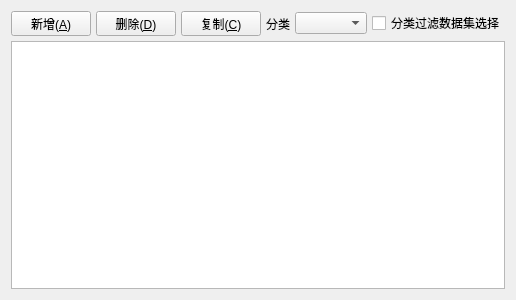
<?xml version="1.0" encoding="UTF-8"?>
<ui version="4.0">
 <class>view_uicfg</class>
 <widget class="QWidget" name="view_uicfg">
  <property name="geometry">
   <rect>
    <x>0</x>
    <y>0</y>
    <width>507</width>
    <height>300</height>
   </rect>
  </property>
  <property name="windowTitle">
   <string>view_uicfg</string>
  </property>
  <layout class="QGridLayout" name="gridLayout">
   <item row="0" column="0">
    <layout class="QVBoxLayout" name="verticalLayout">
     <property name="spacing">
      <number>0</number>
     </property>
     <item>
      <widget class="QWidget" name="widget" native="true">
       <property name="maximumSize">
        <size>
         <width>16777215</width>
         <height>30</height>
        </size>
       </property>
       <layout class="QHBoxLayout" name="horizontalLayout">
        <property name="spacing">
         <number>5</number>
        </property>
        <property name="leftMargin">
         <number>0</number>
        </property>
        <property name="topMargin">
         <number>0</number>
        </property>
        <property name="rightMargin">
         <number>0</number>
        </property>
        <property name="bottomMargin">
         <number>5</number>
        </property>
        <item>
         <widget class="QPushButton" name="pushButton">
          <property name="text">
           <string>新增(&amp;A)</string>
          </property>
          <property name="icon">
           <iconset resource="ssp_gui.qrc">
            <normaloff>:/ssp_gui/Resources/20070402165925169.gif</normaloff>:/ssp_gui/Resources/20070402165925169.gif</iconset>
          </property>
         </widget>
        </item>
        <item>
         <widget class="QPushButton" name="pushButton_2">
          <property name="text">
           <string>删除(&amp;D)</string>
          </property>
          <property name="icon">
           <iconset resource="ssp_gui.qrc">
            <normaloff>:/ssp_gui/Resources/del.gif</normaloff>:/ssp_gui/Resources/del.gif</iconset>
          </property>
         </widget>
        </item>
        <item>
         <widget class="QPushButton" name="pushButton_copy">
          <property name="text">
           <string>复制(&amp;C)</string>
          </property>
          <property name="icon">
           <iconset resource="ssp_gui.qrc">
            <normaloff>:/ssp_gui/Resources/20070402165933688.gif</normaloff>:/ssp_gui/Resources/20070402165933688.gif</iconset>
          </property>
         </widget>
        </item>
        <item>
         <widget class="QLabel" name="label_cls">
          <property name="text">
           <string>分类</string>
          </property>
         </widget>
        </item>
        <item>
         <widget class="QComboBox" name="comboBox_cls"/>
        </item>
        <item>
         <widget class="QCheckBox" name="checkBox_useCls">
          <property name="text">
           <string>分类过滤数据集选择</string>
          </property>
         </widget>
        </item>
        <item>
         <spacer name="horizontalSpacer">
          <property name="orientation">
           <enum>Qt::Horizontal</enum>
          </property>
          <property name="sizeHint" stdset="0">
           <size>
            <width>116</width>
            <height>20</height>
           </size>
          </property>
         </spacer>
        </item>
       </layout>
      </widget>
     </item>
     <item>
      <widget class="mTableWidget" name="tableWidget"/>
     </item>
    </layout>
   </item>
  </layout>
 </widget>
 <layoutdefault spacing="6" margin="11"/>
 <customwidgets>
  <customwidget>
   <class>mTableWidget</class>
   <extends>QTableWidget</extends>
   <header>mtablewidget.h</header>
  </customwidget>
 </customwidgets>
 <resources>
  <include location="ssp_gui.qrc"/>
 </resources>
 <connections/>
</ui>
